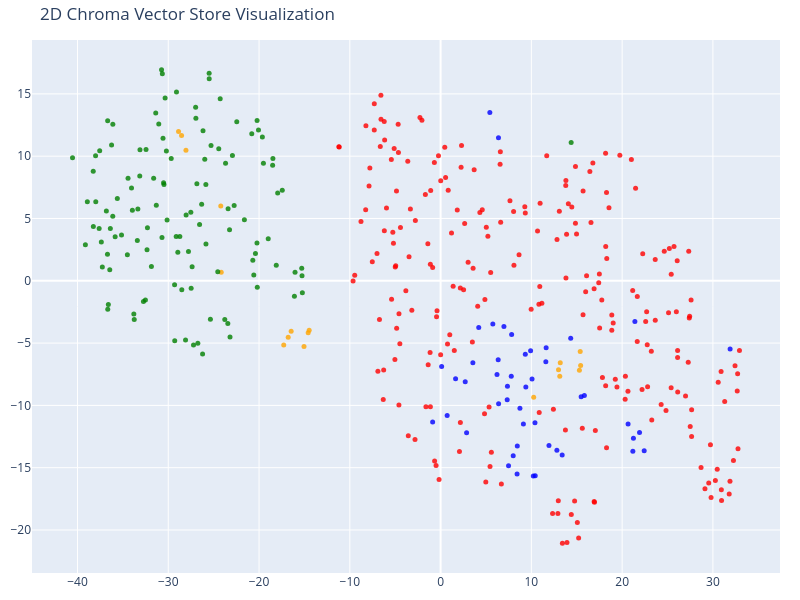

The notebook cell saved with this chart:
### Markdown cell above
**Concept:** Embeddings may have hundreds or thousands of dimensions, which humans cannot directly visualize. t-SNE (t-distributed Stochastic Neighbor Embedding) reduces these high-dimensional vectors to 2 dimensions while attempting to preserve local relationships between nearby points. This is only for visualization; the actual vectors in the database remain high-dimensional.

```text
Original: [768 dimensions]
        ↓
       t-SNE
        ↓
     [2 dimensions]
        ↓
       Plot
```

### Code cell
# We humans find it easier to visalize things in 2D!
# Reduce the dimensionality of the vectors to 2D using t-SNE
# (t-distributed stochastic neighbor embedding)

tsne = TSNE(n_components=2, random_state=42)
reduced_vectors = tsne.fit_transform(vectors)

# Create the 2D scatter plot
fig = go.Figure(data=[go.Scatter(
    x=reduced_vectors[:, 0],
    y=reduced_vectors[:, 1],
    mode='markers',
    marker=dict(size=5, color=colors, opacity=0.8),
    text=[f"Type: {t}<br>Text: {d[:100]}..." for t, d in zip(doc_types, documents)],
    hoverinfo='text'
)])

fig.update_layout(title='2D Chroma Vector Store Visualization',
    scene=dict(xaxis_title='x',yaxis_title='y'),
    width=800,
    height=600,
    margin=dict(r=20, b=10, l=10, t=40)
)

fig.show()

### Figure 1 — Plotly figure (JSON) as saved in the notebook; plotly's stock layout.template omitted (floating-point values rounded to 4 significant figures; data arrays with more than 128 entries replaced by an {"elided": "..."} marker saying what was removed)
{"data": [{"hoverinfo": "text", "marker": {"color": {"elided": "413 str values"}, "opacity": 0.8, "size": 5}, "mode": "markers", "text": {"elided": "413 str values"}, "type": "scatter", "x": {"elided": "413 float values"}, "y": {"elided": "413 float values"}}], "layout": {"height": 600, "margin": {"b": 10, "l": 10, "r": 20, "t": 40}, "scene": {"xaxis": {"title": {"text": "x"}}, "yaxis": {"title": {"text": "y"}}}, "title": {"text": "2D Chroma Vector Store Visualization"}, "width": 800}}
